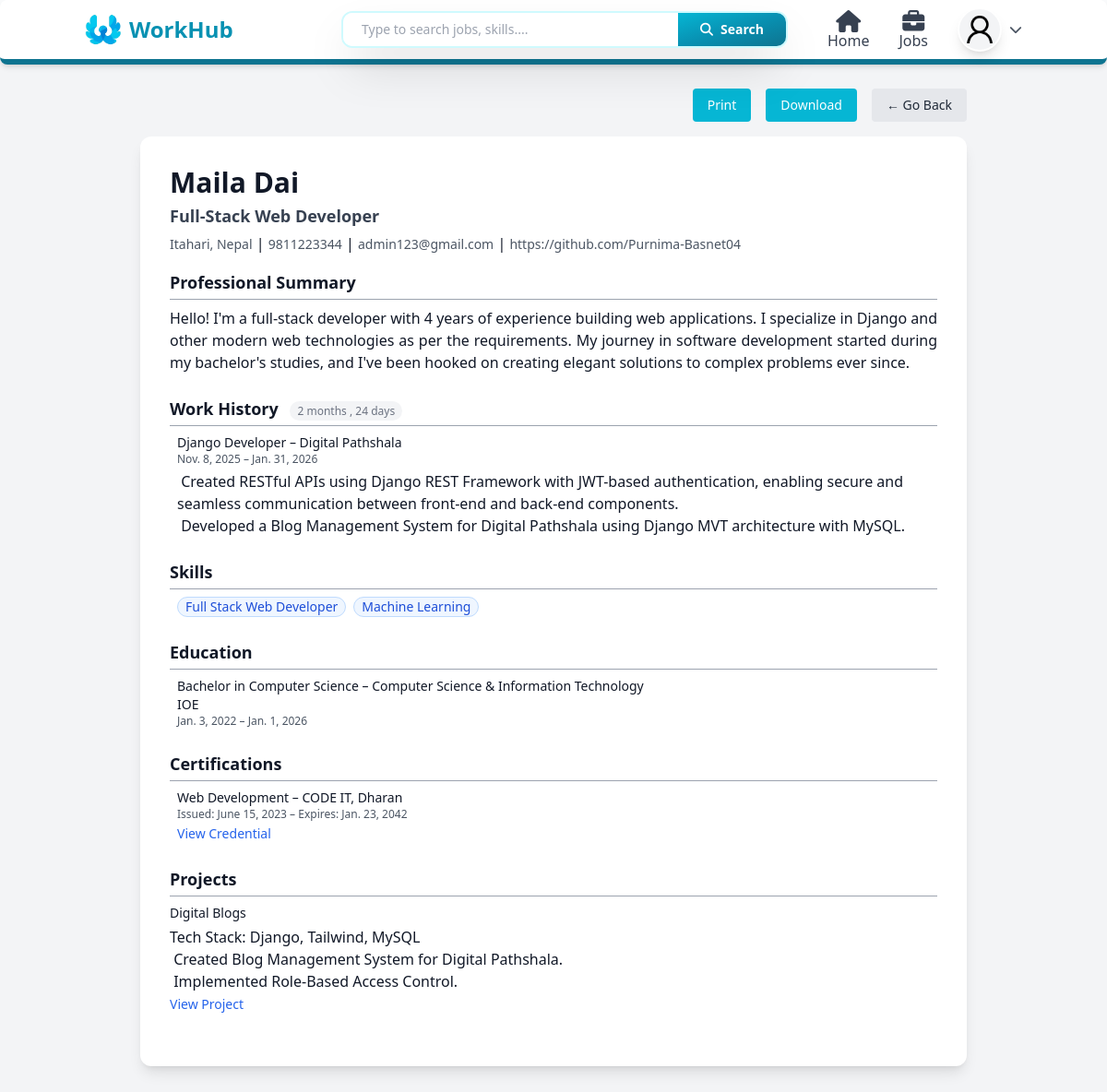
Screenshot of /user/resume/6 (signed in) with the database file from the repository.
### users/models.py (models this page shows, shortened)
class Profile(models.Model):
    def generateImagePath(instance, filename):
        return f"users/{instance.user.username}/{filename}"
    class RoleOptions(models.TextChoices):
        Admin = "Admin", "Admin"
        JobSeeker = "Job Seeker", "Job Seeker"
        Recruiter = "Recruiter", "Recruiter"
    class GenderOptions(models.TextChoices):
        Male = "Male", "Male"
        Female = "Female", "Female"
        Others = "Others", "Others"
    class JobTypeOptions(models.TextChoices):
        FullTime = "Full Time", "Full Time"
        PartTime = "Part Time", "Part Time"
        Contract = "Contract", "Contract"
        Intern = "Internship", "Internship"
    class WorkModeOptions(models.TextChoices):
        OnSite = "On-site", "On-site"
        Remote = "Remote", "Remote"
        Hybrid = "Hybrid", "Hybrid"
    user = models.OneToOneField(User, on_delete=models.CASCADE)
    position = models.CharField(max_length=100, blank=True)
    summary = models.TextField(blank=True)
    address = models.CharField(max_length=50)
    phone = models.CharField( max_length=10)
    nationality = models.CharField( max_length=15, default="Nepal")
    gender = models.CharField( choices=GenderOptions, default=GenderOptions.Male, max_length=6 )
    profile_image = models.ImageField( blank=True, null=True, upload_to=generateImagePath, default="users/default_user.png" )
    dob = models.DateField(blank=True, null=True)
    role = models.CharField(max_length=10, choices=RoleOptions, default=RoleOptions.JobSeeker)
    skills = models.ManyToManyField(Skill, blank=True, related_name="profiles")
    preferred_location = models.CharField(max_length=100, blank=True)
    preferred_job_type = models.CharField(max_length=50, choices=JobTypeOptions, blank=True)
    preferred_work_mode = models.CharField(max_length=20, choices=WorkModeOptions, blank=True)
    created_at = models.DateTimeField(auto_now_add=True)
    def completion_percentage(self):
        checks = [
            bool(self.position),
            bool(self.summary),
            bool(self.address),
            bool(self.phone),
            bool(self.dob),
            bool(self.profile_image),
            self.skills.exists(),
            self.educations.exists(),
            self.experiences.exists(),
            self.projects.exists(),
            bool(self.preferred_location),
            bool(self.preferred_job_type),
            bool(self.preferred_work_mode),
        ]
        completed = sum(checks)
        total = len(checks)
        return int((completed / total) * 100)

class SocialLink(models.Model):
    profile = models.ForeignKey(Profile, on_delete=models.CASCADE, related_name="social_links")
    platform = models.CharField(max_length=50)
    url = models.URLField()

class Experience(models.Model):
    profile = models.ForeignKey(Profile, on_delete=models.CASCADE, related_name="experiences")
    job_title = models.CharField(max_length=100)
    company_name = models.CharField(max_length=100)
    start_date = models.DateField()
    end_date = models.DateField(blank=True, null=True)
    description = models.TextField(blank=True)

class Education(models.Model):
    profile = models.ForeignKey(Profile, on_delete=models.CASCADE, related_name="educations")
    institution_name = models.CharField(max_length=100)
    degree = models.CharField(max_length=100)
    field_of_study = models.CharField(max_length=100, blank=True)
    start_date = models.DateField()
    end_date = models.DateField(blank=True, null=True)
    description = models.TextField(blank=True)

class Certification(models.Model):
    profile = models.ForeignKey(Profile, on_delete=models.CASCADE, related_name="certifications")
    name = models.CharField(max_length=100)
    issuing_organization = models.CharField(max_length=100)
    issue_date = models.DateField()
    expiration_date = models.DateField(blank=True, null=True)
    credential_id = models.CharField(max_length=100, blank=True)
    credential_url = models.URLField(blank=True)

class Project(models.Model):
    profile = models.ForeignKey(Profile, on_delete=models.CASCADE, related_name="projects")
    title = models.CharField(max_length=100)
    description = models.TextField()
    project_url = models.URLField(blank=True)

### skills/models.py (models this page shows, shortened)
class Skill(models.Model):
    name = models.CharField(max_length=50, unique=True)
    is_active = models.BooleanField(default=True)

### users/views.py (the view)
# urls.py: path("resume/<int:profile_id>", view_resume, name="generate-resume"),
@login_required(login_url="/user/login")
def view_resume(request, profile_id):
    profile = get_object_or_404(Profile, id=profile_id)
    user = profile.user
    experience_duration = calculate_total_experience(profile.experiences.all())
    return render( request, "pages/users/resume.html", {"user":user, "profile": profile, "experience_duration": experience_duration})

### users/utils.py (called while the page is built)
def calculate_total_experience(experiences):
    total_days = 0
    for exp in experiences:
        start = exp.start_date
        end = exp.end_date or date.today()
        total_days += (end - start).days
    years = total_days // 365
    remaining_days = total_days % 365
    months = remaining_days // 30
    days = remaining_days % 30
    return {
        "years": years,
        "months": months,
        "days": days,
    }

### templates/pages/users/resume.html (shortened to what this page needs)
{% extends 'layouts/main.html' %}
{% block content %}
  <div class="min-h-screen bg-gray-100 py-8 px-4 sm:px-6 lg:px-8 flex flex-col">
    <div class="w-full max-w-4xl mx-auto flex flex-col">
      <div class="no-print flex space-x-4 mb-4 ml-auto">
        <button onclick="window.print()" class="px-4 py-2 bg-cyan-500 text-white rounded hover:bg-cyan-600 text-sm">Print</button>
        <button id="downloadBtn" class="px-4 py-2 bg-cyan-500 text-white rounded hover:bg-cyan-600 text-sm">Download</button>
        <button onclick="goBack()" class="px-4 py-2 bg-gray-200 text-gray-800 rounded hover:bg-gray-300 text-sm">← Go Back</button>
      </div>
      <div class="w-full bg-white shadow-lg rounded-xl p-8 font-sans text-gray-900 mx-auto cv-card">
        <div class="mb-4">
          <h1 class="text-3xl font-bold mb-1">{{ user.first_name }} {{ user.last_name }}</h1>
          {% if profile.position %}
            <p class="text-lg font-semibold text-gray-700 mb-1">{{ profile.position }}</p>
          {% endif %}
          {% if profile.address %}
            <span class="text-sm text-gray-600">{{ profile.address }}</span>
          {% endif %}
          {% if profile.phone %}
            {% if profile.address %} | {% endif %}
            <span class="text-sm text-gray-600">{{ profile.phone }}</span>
          {% endif %}
          {% if user.email %}
            {% if profile.address or profile.phone %} | {% endif %}
            <span class="text-sm text-gray-600">{{ user.email }}</span>
          {% endif %}
          {% if profile.social_links.exists %}
            {% for link in profile.social_links.all %}
             | <span class="text-sm text-gray-600"> {{ link.url }}</span>
            {% endfor %}
          {% endif %}
        </div>
        {% if profile.summary %}
          <div class="mb-6 text-justify">
            <h2 class="text-lg font-semibold border-b border-gray-400 pb-1 mb-2">Professional Summary</h2>
            <p class="text-md mx-2">{{ profile.summary | linebreaks }}</p>
          </div>
        {% endif %}
        {% if profile.experiences.exists %}
          <div class="mb-6 avoid-break">
            <h2 class="text-lg font-semibold border-b border-gray-400 pb-1 mb-2">
              Work History{% if experience_duration %}
                <span class="text-xs font-normal text-gray-500 bg-gray-100 px-2 py-0.5 rounded-full ml-2">
                  {% if experience_duration.months > 0 %}
                    {% if experience_duration.years > 0 %}, {% endif %}{{ experience_duration.months }} months
                  {% endif %}
                  {% if experience_duration.days > 0 %}
                    {% if experience_duration.years > 0 or experience_duration.months > 0 %}, {% endif %}
                    {{ experience_duration.days }} days
                  {% endif %}
                </span>
              {% endif %}
            </h2>
            <div class="space-y-3 mt-2 mx-2">
              {% for exp in profile.experiences.all %}
                <div class="">
                  <p class="font-medium text-sm">{{ exp.job_title }} – {{ exp.company_name }}</p>
                  <p class="text-xs text-gray-600">{{ exp.start_date }} – {{ exp.end_date|default:'Present' }}</p>
                  {% if exp.description %}
                    <p class="text-sm mt-1">{{ exp.description | linebreaks }}</p>
                  {% endif %}
                </div>
              {% endfor %}
            </div>
          </div>
        {% endif %}
        {% if profile.skills.exists %}
          <div class="mb-6">
            <h2 class="text-lg font-semibold border-b border-gray-400 pb-1 mb-2">Skills</h2>
            <div class="text-sm flex gap-2 mx-2">
              {% for skill in profile.skills.all %}
                <span class="inline-flex items-center px-2 rounded-full text-sm font-medium bg-blue-50 text-blue-700 border border-blue-200">{{ skill.name }}{% if not forloop.last %} {% endif %}</span>
              {% endfor %}
            </div>
          </div>
        {% endif %}
        {% if profile.educations.exists %}
          <div class="mb-6 avoid-break">
            <h2 class="text-lg font-semibold border-b border-gray-400 pb-1 mb-2">Education</h2>
            {% for edu in profile.educations.all %}
              <div class="mb-3 mx-2">
                <p class="font-medium text-sm">
                  {{ edu.degree }}{% if edu.field_of_study %}
                    – {{ edu.field_of_study }}
                  {% endif %}
                </p>
                <p class="text-sm">{{ edu.institution_name }}</p>
                <p class="text-xs text-gray-600">{{ edu.start_date }} – {{ edu.end_date|default:'Present' }}</p>
              </div>
            {% endfor %}
          </div>
        {% endif %}
        {% if profile.certifications.exists %}
          <div class="mb-6">
            <h2 class="text-lg font-semibold border-b border-gray-400 pb-1 mb-2">Certifications</h2>
            {% for cert in profile.certifications.all %}
              <div class="mb-2 mx-2">
                <p class="font-medium text-sm">{{ cert.name }} – {{ cert.issuing_organization }}</p>
                <p class="text-xs text-gray-600">
                  Issued: {{ cert.issue_date }}{% if cert.expiration_date %}
                    – Expires: {{ cert.expiration_date }}
                  {% endif %}
                </p>
                {% if cert.credential_url %}
                  <a href="{{ cert.credential_url }}" target="_blank" class="text-sm text-blue-600 hover:underline">View Credential</a>
                {% endif %}
              </div>
            {% endfor %}
          </div>
        {% endif %}
        {% if profile.projects.exists %}
          <div class="mb-6 avoid-break">
            <h2 class="text-lg font-semibold border-b border-gray-400 pb-1 mb-2">Projects</h2>
            {% for project in profile.projects.all %}
              <div class="mb-3 avoid-break">
                <p class="font-medium text-sm">{{ project.title }}</p>
                <p class="text-sm mt-1">{{ project.description | linebreaks }}</p>
                {% if project.project_url %}
                  <a href="{{ project.project_url }}" target="_blank" class="text-sm text-blue-600 hover:underline">View Project</a>
                {% endif %}
              </div>
            {% endfor %}
          </div>
        {% endif %}
      </div>
    </div>
  </div>
{% endblock %}

### templates/layouts/main.html (shortened to what this page needs)
<!DOCTYPE html>
<html lang="en">
  <head>
    <script src="https://cdn.tailwindcss.com"></script>
    <link rel="stylesheet" href="https://cdnjs.cloudflare.com/ajax/libs/font-awesome/6.5.0/css/all.min.css" />
  </head>
  <body class="bg-gray-50">
    <nav class="fixed w-full z-50 bg-white shadow-md border-b-[6px] border-cyan-700 rounded-lg no-print">
      <div class="mx-auto px-4 sm:px-6 lg:px-8 ml-[5%] mr-[5%]">
        <div class="grid grid-cols-8 space-x-6 items-center h-16">
          <a href="/" class="flex items-center gap-2 col-span-2">
            <img class="h-10 w-10" src="/media/system_image/logo1.png" alt="Logo" />
            <h1 class="hidden md:block text-2xl font-bold text-cyan-600">WorkHub</h1>
          </a>
          <div class="col-span-4 relative">
            {% if request.path != "/" %}
              {% include 'components/search_bar.html' %}
            {% endif %}
          </div>
          {% if request.user.is_authenticated %}
            <div class="hidden md:flex items-center space-x-8 ms-auto relative col-span-2">
              <a href="/dashboard" class="ml-auto mt-auto flex flex-col space-y-2 items-center text-gray-700 hover:text-cyan-600 transition duration-300">
                <i class="fa fa-xl fa-home"></i>
                <span class="">Home</span>
              </a>
              <a href="/jobs" class="mt-auto flex flex-col space-y-2 items-center text-gray-700 hover:text-cyan-600 transition duration-300">
                <i class="fa-solid fa-xl fa-briefcase"></i>
                <span class="">Jobs</span>
              </a>
              <div class="" id="profileDropdown">
                <button type="button" onclick="toggleDropdown()" class="flex items-center gap-2 focus:outline-none">
                  <img src="{{ request.user.profile.profile_image.url }}" alt="{{ user.username }}" class="w-12 h-12 rounded-full bg-gray-100 border-2 border-white shadow-lg object-cover hover:border-cyan-600 hover:scale-[1.05] transition duration-300 cursor-pointer" />
                  <i id="dropdownArrow" class="fas fa-chevron-down text-gray-600 text-sm transition-transform duration-300"></i>
                </button>
              </div>
            </div>
          {% endif %}
        </div>
      </div>
    </nav>
    <div class="flex flex-col pt-16 pb-4 min-h-[80vh]">
      {% block content %}
      {% endblock %}
    </div>
  </body>
</html>

### templates/layouts/main.html (style rules this page uses)
* { margin: 0; }

### rows the page displays
Profile: position "Full-Stack Web Developer", address "Itahari, Nepal", phone "9811223344", summary "Hello! I'm a full-stack developer with 4 years of experience building web applications. I specialize in Django and other modern web technologies as per the requirements. My journey in software development started during my bachelor's studies, and I've been hooked on creating elegant solutions to complex problems ever since."
SocialLink: url "https://github.com/Purnima-Basnet04"
Experience: job_title "Django Developer", company_name "Digital Pathshala", start_date "Nov. 8, 2025", end_date "Jan. 31, 2026", description " Created RESTful APIs using Django REST Framework with JWT-based authentication, enabling secure and seamless communication between front-end and back-end components.  Developed a Blog Management System for Digital Pathshala using Django MVT architecture with MySQL."
Skill: name "Full Stack Web Developer"
Skill: name "Machine Learning"
Education: degree "Bachelor in Computer Science", field_of_study "Computer Science & Information Technology", institution_name "IOE", start_date "Jan. 3, 2022", end_date "Jan. 1, 2026"
Certification: name "Web Development", issuing_organization "CODE IT, Dharan", issue_date "June 15, 2023", expiration_date "Jan. 23, 2042"
Project: title "Digital Blogs", description "Tech Stack: Django, Tailwind, MySQL  Created Blog Management System for Digital Pathshala.  Implemented Role-Based Access Control."

### other values shown
{{ user.first_name }} "Maila"
{{ user.last_name }} "Dai"
{{ user.email }} "admin123@gmail.com"
{{ experience_duration.months }} "2"
{{ experience_duration.days }} "24"
